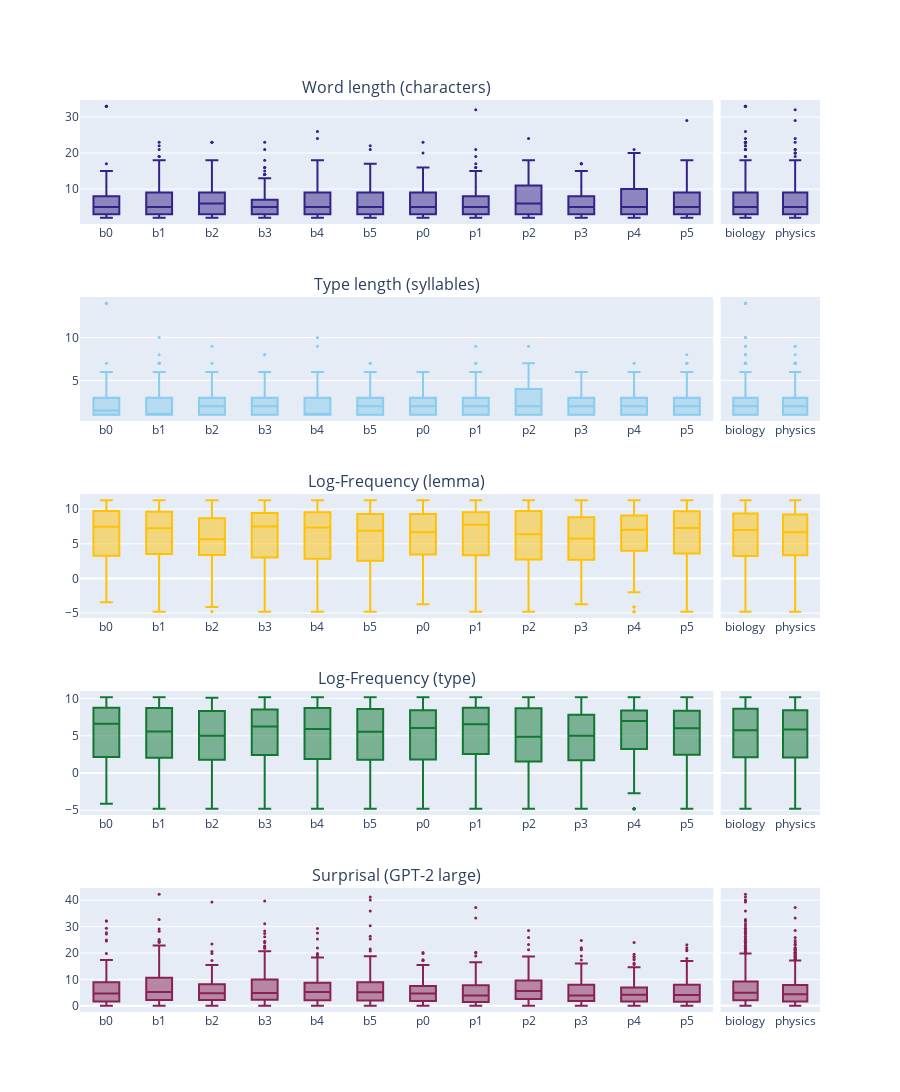

Notebook code for this chart:
### Code cell
#  long and short version
fig = make_subplots(
	#rows=3,
	rows=5,
	cols=7,
	specs=[
		[{"colspan": 6}, None, None, None, None, None, {'colspan': 1}],
		[{"colspan": 6}, None, None, None, None, None, {'colspan': 1}],
		[{"colspan": 6}, None, None, None, None, None, {'colspan': 1}],
		[{"colspan": 6}, None, None, None, None, None, {'colspan': 1}],
		[{"colspan": 6}, None, None, None, None, None, {'colspan': 1}]
	],	
	subplot_titles=('Word length (characters)', None,
					'Type length (syllables)', None,
					'Log-Frequency (lemma)', None,
					'Log-Frequency (type)', None,
					'Surprisal (GPT-2 large)', None),
	shared_yaxes=True,
	horizontal_spacing=0.01,
	vertical_spacing=0.08,
)

# colorblind palette
colors = [
	'#332288', 
	'#88CCEE', 
	'#FFC107', 
	'#117733', 
	'#882255', 
	'#CC6677', 
	'#AA4499', 
	'#44AA99'
]

for idx, feat in enumerate(box_features):

	fig.add_trace(go.Box(
		y=box_features[feat],
		x=texts[feat],
		showlegend=False,
		marker_color=colors[idx],
	), row=idx+1, col=1)
	
	fig.add_trace(go.Box(
		y=box_features[feat],
		x=topics[feat],
		marker_color=colors[idx],
		showlegend=False,
	), row=idx+1, col=7)
	
fig.update_traces(marker={'size': 3})

fig.update_layout(
    autosize=False,
    width=900,
    #height=800,
	height=1200,
	template='plotly',
)

fig.write_image('text_boxplots_long.png')
fig.show()

### Figure 1 — Plotly figure (JSON) as saved in the notebook; plotly's stock layout.template omitted (floating-point values rounded to 4 significant figures; data arrays with more than 128 entries replaced by an {"elided": "..."} marker saying what was removed)
{"data": [{"marker": {"color": "#332288", "size": 3}, "showlegend": false, "x": {"elided": "1895 str values"}, "y": {"elided": "1895 int values"}, "type": "box", "xaxis": "x", "yaxis": "y"}, {"marker": {"color": "#332288", "size": 3}, "showlegend": false, "x": {"elided": "1895 str values"}, "y": {"elided": "1895 int values"}, "type": "box", "xaxis": "x2", "yaxis": "y2"}, {"marker": {"color": "#88CCEE", "size": 3}, "showlegend": false, "x": {"elided": "1895 str values"}, "y": {"elided": "1895 float values"}, "type": "box", "xaxis": "x3", "yaxis": "y3"}, {"marker": {"color": "#88CCEE", "size": 3}, "showlegend": false, "x": {"elided": "1895 str values"}, "y": {"elided": "1895 float values"}, "type": "box", "xaxis": "x4", "yaxis": "y4"}, {"marker": {"color": "#FFC107", "size": 3}, "showlegend": false, "x": {"elided": "1895 str values"}, "y": {"elided": "1895 float values"}, "type": "box", "xaxis": "x5", "yaxis": "y5"}, {"marker": {"color": "#FFC107", "size": 3}, "showlegend": false, "x": {"elided": "1895 str values"}, "y": {"elided": "1895 float values"}, "type": "box", "xaxis": "x6", "yaxis": "y6"}, {"marker": {"color": "#117733", "size": 3}, "showlegend": false, "x": {"elided": "1895 str values"}, "y": {"elided": "1895 float values"}, "type": "box", "xaxis": "x7", "yaxis": "y7"}, {"marker": {"color": "#117733", "size": 3}, "showlegend": false, "x": {"elided": "1895 str values"}, "y": {"elided": "1895 float values"}, "type": "box", "xaxis": "x8", "yaxis": "y8"}, {"marker": {"color": "#882255", "size": 3}, "showlegend": false, "x": {"elided": "1895 str values"}, "y": {"elided": "1895 float values"}, "type": "box", "xaxis": "x9", "yaxis": "y9"}, {"marker": {"color": "#882255", "size": 3}, "showlegend": false, "x": {"elided": "1895 str values"}, "y": {"elided": "1895 float values"}, "type": "box", "xaxis": "x10", "yaxis": "y10"}], "layout": {"xaxis": {"anchor": "y", "domain": [0.0, 0.8557]}, "yaxis": {"anchor": "x", "domain": [0.864, 1.0]}, "xaxis2": {"anchor": "y2", "domain": [0.8657, 1.0]}, "yaxis2": {"anchor": "x2", "domain": [0.864, 1.0], "matches": "y", "showticklabels": false}, "xaxis3": {"anchor": "y3", "domain": [0.0, 0.8557]}, "yaxis3": {"anchor": "x3", "domain": [0.648, 0.784]}, "xaxis4": {"anchor": "y4", "domain": [0.8657, 1.0]}, "yaxis4": {"anchor": "x4", "domain": [0.648, 0.784], "matches": "y3", "showticklabels": false}, "xaxis5": {"anchor": "y5", "domain": [0.0, 0.8557]}, "yaxis5": {"anchor": "x5", "domain": [0.432, 0.568]}, "xaxis6": {"anchor": "y6", "domain": [0.8657, 1.0]}, "yaxis6": {"anchor": "x6", "domain": [0.432, 0.568], "matches": "y5", "showticklabels": false}, "xaxis7": {"anchor": "y7", "domain": [0.0, 0.8557]}, "yaxis7": {"anchor": "x7", "domain": [0.216, 0.352]}, "xaxis8": {"anchor": "y8", "domain": [0.8657, 1.0]}, "yaxis8": {"anchor": "x8", "domain": [0.216, 0.352], "matches": "y7", "showticklabels": false}, "xaxis9": {"anchor": "y9", "domain": [0.0, 0.8557]}, "yaxis9": {"anchor": "x9", "domain": [0.0, 0.136]}, "xaxis10": {"anchor": "y10", "domain": [0.8657, 1.0]}, "yaxis10": {"anchor": "x10", "domain": [0.0, 0.136], "matches": "y9", "showticklabels": false}, "annotations": [{"font": {"size": 16}, "showarrow": false, "text": "Word length (characters)", "x": 0.4279, "xanchor": "center", "xref": "paper", "y": 1.0, "yanchor": "bottom", "yref": "paper"}, {"font": {"size": 16}, "showarrow": false, "text": "Type length (syllables)", "x": 0.4279, "xanchor": "center", "xref": "paper", "y": 0.784, "yanchor": "bottom", "yref": "paper"}, {"font": {"size": 16}, "showarrow": false, "text": "Log-Frequency (lemma)", "x": 0.4279, "xanchor": "center", "xref": "paper", "y": 0.568, "yanchor": "bottom", "yref": "paper"}, {"font": {"size": 16}, "showarrow": false, "text": "Log-Frequency (type)", "x": 0.4279, "xanchor": "center", "xref": "paper", "y": 0.352, "yanchor": "bottom", "yref": "paper"}, {"font": {"size": 16}, "showarrow": false, "text": "Surprisal (GPT-2 large)", "x": 0.4279, "xanchor": "center", "xref": "paper", "y": 0.136, "yanchor": "bottom", "yref": "paper"}], "autosize": false, "width": 900, "height": 1200}}
